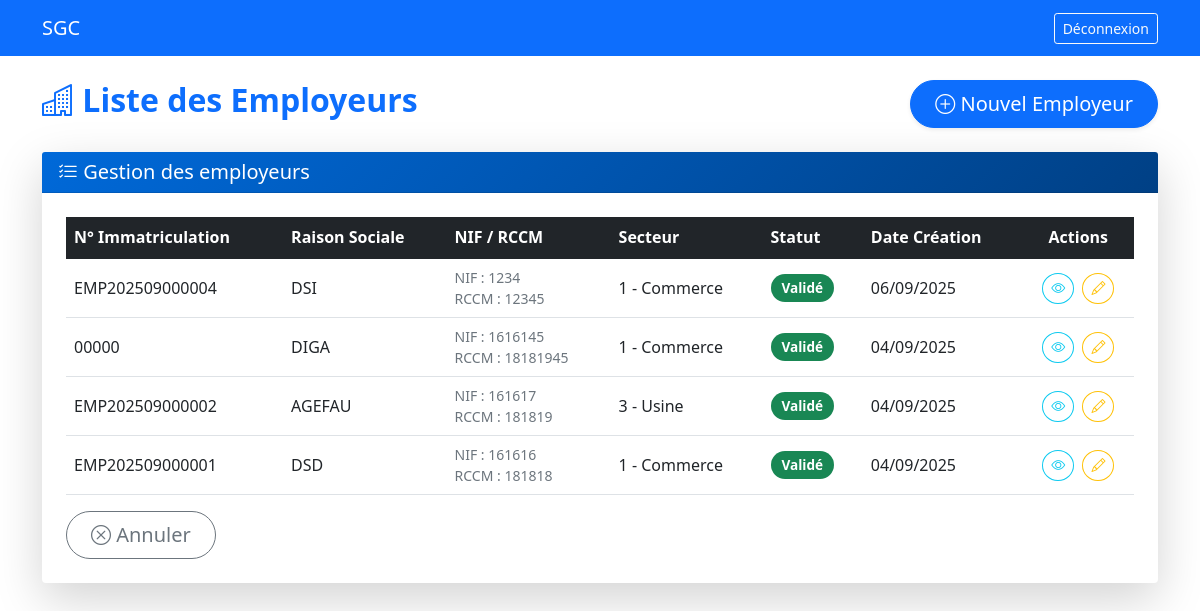
/employeurs/ (signed in), run on the app's committed database.
### core/models.py (models this page shows, shortened)
class Employeur(models.Model):
    STATUT_CHOICES = (
        ('prospecte', 'Prospecté'),
        ('dossier_soumis', 'Dossier Soumis'),
        ('en_cours', 'En Cours de Validation'),
        ('valide', 'Validé'),
        ('rejete', 'Rejeté'),
    )
    numero_immatriculation = models.CharField(max_length=20, unique=True, blank=True)
    raison_sociale = models.CharField(max_length=200)
    nif = models.CharField(max_length=50, unique=True)
    rccm = models.CharField(max_length=50, unique=True)
    secteur_activite = models.ForeignKey(SecteurActivite, on_delete=models.PROTECT)
    region = models.ForeignKey(Region, on_delete=models.PROTECT)
    adresse = models.TextField()
    latitude = models.DecimalField(max_digits=9, decimal_places=6, null=True, blank=True)
    longitude = models.DecimalField(max_digits=9, decimal_places=6, null=True, blank=True)
    contact_nom = models.CharField(max_length=100)
    contact_email = models.EmailField()
    contact_telephone = models.CharField(max_length=20)
    statut = models.CharField(max_length=20, choices=STATUT_CHOICES, default='prospecte')
    motif_rejet = models.TextField(blank=True)
    date_creation = models.DateTimeField(auto_now_add=True)
    date_validation = models.DateTimeField(null=True, blank=True)
    agent = models.ForeignKey(CustomUser, on_delete=models.PROTECT, related_name='employeurs_crees')
    validated_by = models.ForeignKey(CustomUser, on_delete=models.PROTECT, null=True, blank=True, related_name='employeurs_valides')

class SecteurActivite(models.Model):
    code = models.CharField(max_length=10, unique=True)
    nom = models.CharField(max_length=100)
    description = models.TextField(blank=True)
    def __str__(self):
        return f"{self.code} - {self.nom}"

### core/views.py (the view)
# urls.py: path('employeurs/', views.employeur_list, name='employeur_list'),
@login_required
def employeur_list(request):
    employeurs = Employeur.objects.all().order_by('-date_creation')
    return render(request, 'employeur_list.html', {'employeurs': employeurs})

### templates/employeur_list.html (shortened to what this page needs)
{% extends "base.html" %}
{% block content %}
<div class="d-flex justify-content-between align-items-center mb-4">
    <h2 class="fw-bold text-primary">
        <i class="bi bi-buildings"></i> Liste des Employeurs
    </h2>
    <a href="{% url 'employeur_create' %}" class="btn btn-lg btn-primary rounded-pill shadow-sm px-4">
        <i class="bi bi-plus-circle"></i> Nouvel Employeur
    </a>
</div>
<div class="card shadow-lg border-0 rounded-4">
    <div class="card-header bg-gradient-primary text-white rounded-top-4">
        <h5 class="mb-0"><i class="bi bi-list-check"></i> Gestion des employeurs</h5>
    </div>
    <div class="card-body p-4">
        <div class="table-responsive">
            <table class="table align-middle table-hover">
                <thead class="table-dark">
                    <tr>
                        <th>N° Immatriculation</th>
                        <th>Raison Sociale</th>
                        <th>NIF / RCCM</th>
                        <th>Secteur</th>
                        <th>Statut</th>
                        <th>Date Création</th>
                        <th class="text-center">Actions</th>
                    </tr>
                </thead>
                <tbody>
                    {% for employeur in employeurs %}
                    <tr class="table-row">
                        <td class="fw-semibold">{{ employeur.numero_immatriculation|default:"—" }}</td>
                        <td>{{ employeur.raison_sociale }}</td>
                        <td>
                            <small class="d-block text-muted">NIF : {{ employeur.nif }}</small>
                            <small class="d-block text-muted">RCCM : {{ employeur.rccm }}</small>
                        </td>
                        <td>{{ employeur.secteur_activite }}</td>
                        <td>
                            <span class="badge rounded-pill bg-{% if employeur.statut == 'valide' %}success{% elif employeur.statut == 'rejete' %}danger{% else %}warning text-dark{% endif %}">
                                {{ employeur.get_statut_display }}
                            </span>
                        </td>
                        <td>{{ employeur.date_creation|date:"d/m/Y" }}</td>
                        <td class="text-center">
                            <a href="{% url 'employeur_detail' employeur.pk %}" class="btn btn-sm btn-outline-info rounded-circle me-1" title="Voir">
                                <i class="bi bi-eye"></i>
                            </a>
                            <a href="{% url 'employeur_update' employeur.pk %}" class="btn btn-sm btn-outline-warning rounded-circle" title="Modifier">
                                <i class="bi bi-pencil"></i>
                            </a>
                        </td>
                    </tr>
                    {% empty %}
                    <tr>
                        <td colspan="7" class="text-center text-muted py-4">Aucun employeur enregistré</td>
                    </tr>
                    {% endfor %}
                </tbody>
            </table>
             <a href="{% url 'dashboard' %}" class="btn btn-lg btn-outline-secondary rounded-pill px-4">
                            <i class="bi bi-x-circle"></i> Annuler
             </a>
    </div>
        </div>
</div>
{% endblock %}

### templates/employeur_list.html (style rules this page uses)
.bg-gradient-primary { background: linear-gradient(135deg, #0069d9, #004085); }
.table-row { transition: background-color 0.2s ease, transform 0.2s ease; }
.btn { transition: all 0.3s ease; }
.badge { font-size: 0.85rem; padding: 0.5em 0.8em; }

### data on the page
Employeur: numero_immatriculation "EMP202509000004", raison_sociale "DSI", nif "1234", rccm "12345", secteur_activite "1 - Commerce", statut "Validé", date_creation "06/09/2025"
Employeur: numero_immatriculation "00000", raison_sociale "DIGA", nif "1616145", rccm "18181945", secteur_activite "1 - Commerce", statut "Validé", date_creation "04/09/2025"
Employeur: numero_immatriculation "EMP202509000002", raison_sociale "AGEFAU", nif "161617", rccm "181819", secteur_activite "3 - Usine", statut "Validé", date_creation "04/09/2025"
Employeur: numero_immatriculation "EMP202509000001", raison_sociale "DSD", nif "161616", rccm "181818", secteur_activite "1 - Commerce", statut "Validé", date_creation "04/09/2025"
